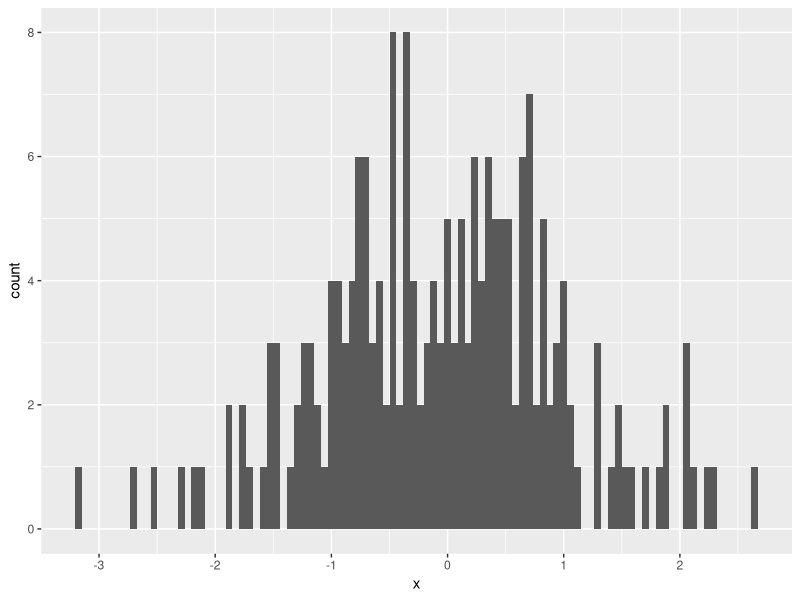
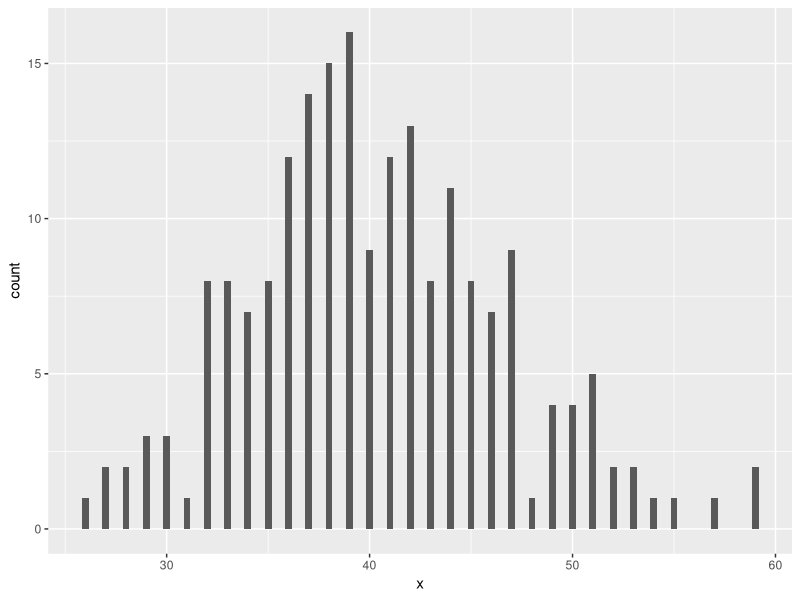
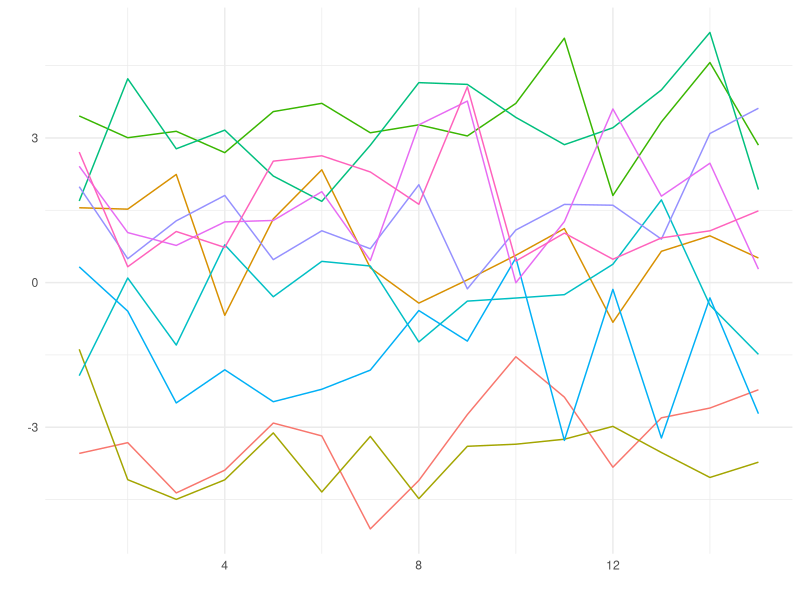

The R source for these figures, in order:
## ---- chunk 1
knitr::knit_hooks$set(class = function(before, options, envir) {
  if(before){
    sprintf("<div class = '%s'>", options$class)
  }else{
    "</div>"
  }
})
## ---- chunk 2
library(magrittr)
library(ggplot2)
tibble::tibble( x = rnorm(200) ) %>% 
  ggplot(aes(x = x)) + 
  geom_histogram(bins = 100)
## ---- chunk 3
y <- 5
x <- 3
x + y
## ---- chunk 4
tibble::tibble( x = rpois(200, 40) ) %>% 
  ggplot(aes(x = x)) + 
  geom_histogram(bins = 100)
## ---- chunk 5
tibble::tibble(
  id = rep(1:10, each = 15) %>% as.character(),
  starting_point = rep(runif(10, min = -4, max = 4), each = 15),
  time = rep(1:15, times = 10),
  value = rnorm(15*10) + starting_point
) %>% 
  ggplot(aes(x = time, y = value, color = id)) + 
  geom_line(size = 0.5) +
  theme_minimal() +
  labs(x = '', y = '') +
  guides(color = FALSE) +
  theme_minimal()
